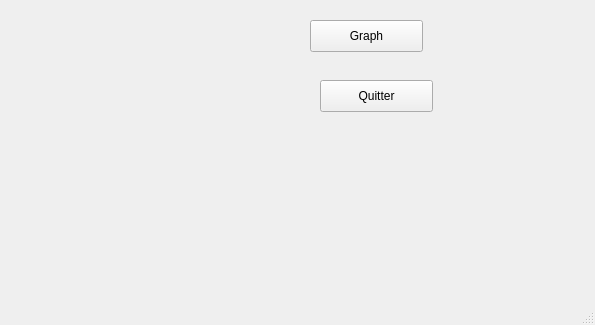
<?xml version="1.0" encoding="UTF-8"?>
<ui version="4.0">
 <class>MainWindow</class>
 <widget class="QMainWindow" name="MainWindow">
  <property name="geometry">
   <rect>
    <x>0</x>
    <y>0</y>
    <width>595</width>
    <height>325</height>
   </rect>
  </property>
  <property name="windowTitle">
   <string>MainWindow</string>
  </property>
  <widget class="QWidget" name="centralwidget">
   <widget class="QPushButton" name="graphBt">
    <property name="geometry">
     <rect>
      <x>310</x>
      <y>20</y>
      <width>113</width>
      <height>32</height>
     </rect>
    </property>
    <property name="text">
     <string>Graph</string>
    </property>
   </widget>
   <widget class="QPushButton" name="quitBt">
    <property name="geometry">
     <rect>
      <x>320</x>
      <y>80</y>
      <width>113</width>
      <height>32</height>
     </rect>
    </property>
    <property name="text">
     <string>Quitter</string>
    </property>
   </widget>
   <widget class="MplWidget" name="graph" native="true">
    <property name="geometry">
     <rect>
      <x>70</x>
      <y>10</y>
      <width>241</width>
      <height>241</height>
     </rect>
    </property>
   </widget>
  </widget>
  <widget class="QMenuBar" name="menubar">
   <property name="geometry">
    <rect>
     <x>0</x>
     <y>0</y>
     <width>595</width>
     <height>22</height>
    </rect>
   </property>
  </widget>
  <widget class="QStatusBar" name="statusbar"/>
 </widget>
 <customwidgets>
  <customwidget>
   <class>MplWidget</class>
   <extends>QWidget</extends>
   <header>mplwidget</header>
   <container>1</container>
  </customwidget>
 </customwidgets>
 <resources/>
 <connections>
  <connection>
   <sender>quitBt</sender>
   <signal>clicked()</signal>
   <receiver>MainWindow</receiver>
   <slot>close()</slot>
   <hints>
    <hint type="sourcelabel">
     <x>376</x>
     <y>117</y>
    </hint>
    <hint type="destinationlabel">
     <x>297</x>
     <y>162</y>
    </hint>
   </hints>
  </connection>
 </connections>
</ui>
